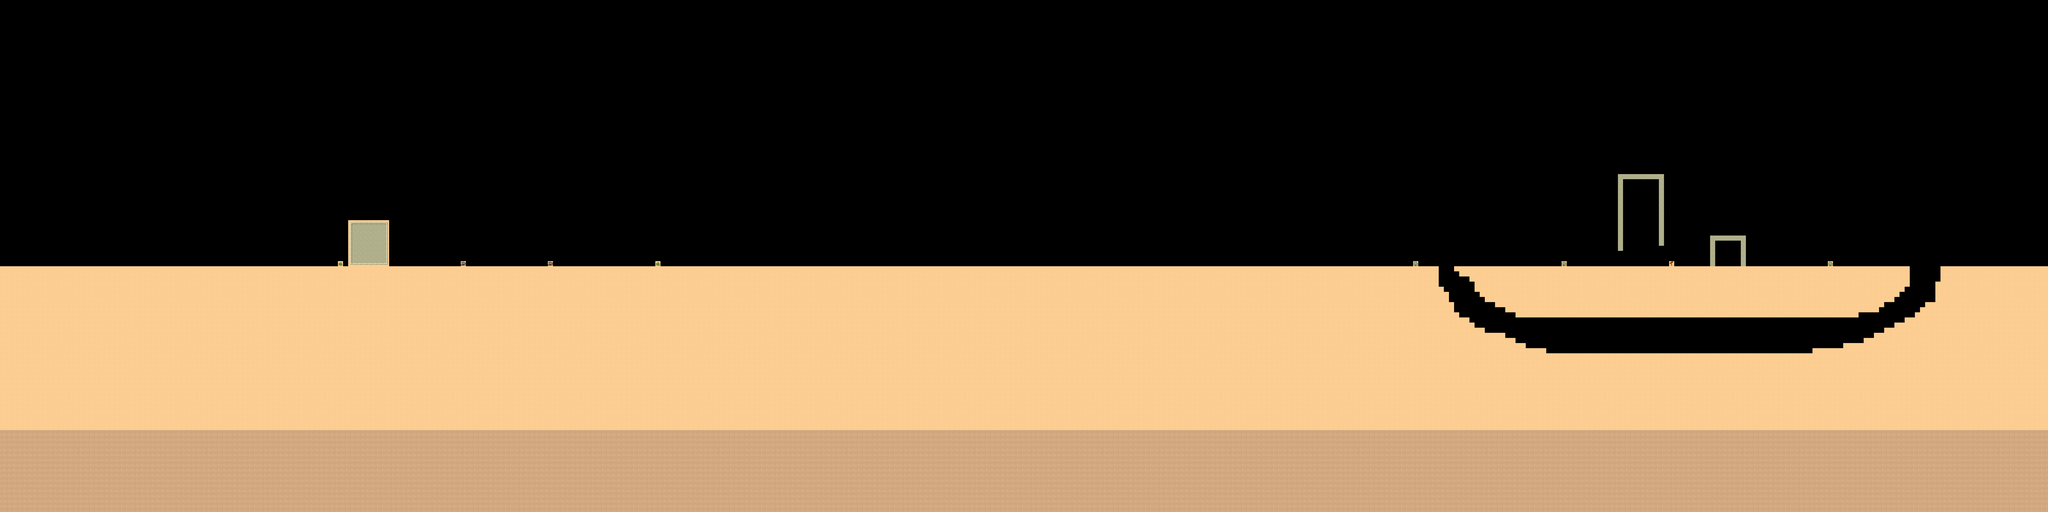

Tiled map render using the project's own tile images. Description and the map definition, with tile-layer contents summarised, below:
An orthogonal 400x100 tile map with 32x32 px tiles, 1 tile layer (Tile Layer 1).

<map version="1.0" orientation="orthogonal" width="400" height="100" tilewidth="32" tileheight="32">
<tileset firstgid="1" name="Desert" tilewidth="32" tileheight="32" spacing="1" margin="1">
 <image source="tmw_desert_spacing.png" width="265" height="199" />
 <terraintypes>
  <terrain name="Desert" tile="29" />
  <terrain name="Brick" tile="9" />
  <terrain name="Cobblestone" tile="33" />
  <terrain name="Dirt" tile="14" />
 </terraintypes>
 <tile id="0" terrain="0,0,0,1" />
 <tile id="1" terrain="0,0,1,1" />
 <tile id="2" terrain="0,0,1,0" />
 <tile id="3" terrain="3,3,3,0" />
 <tile id="4" terrain="3,3,0,3" />
 <tile id="5" terrain="0,0,0,3" />
 <tile id="6" terrain="0,0,3,3" />
 <tile id="7" terrain="0,0,3,0" />
 <tile id="8" terrain="0,1,0,1" />
 <tile id="9" terrain="1,1,1,1" />
 <tile id="10" terrain="1,0,1,0" />
 <tile id="11" terrain="3,0,3,3" />
 <tile id="12" terrain="0,3,3,3" />
 <tile id="13" terrain="0,3,0,3" />
 <tile id="14" terrain="3,3,3,3" />
 <tile id="15" terrain="3,0,3,0" />
 <tile id="16" terrain="0,1,0,0" />
 <tile id="17" terrain="1,1,0,0" />
 <tile id="18" terrain="1,0,0,0" />
 <tile id="19" terrain="1,1,1,0" />
 <tile id="20" terrain="1,1,0,1" />
 <tile id="21" terrain="0,3,0,0" />
 <tile id="22" terrain="3,3,0,0" />
 <tile id="23" terrain="3,0,0,0" />
 <tile id="24" terrain="0,0,0,2" />
 <tile id="25" terrain="0,0,2,2" />
 <tile id="26" terrain="0,0,2,0" />
 <tile id="27" terrain="1,0,1,1" />
 <tile id="28" terrain="0,1,1,1" />
 <tile id="29" terrain="0,0,0,0" />
 <tile id="30" terrain="0,0,0,0" probability="0.5" />
 <tile id="31" terrain="0,0,0,0" probability="0.5" />
 <tile id="32" terrain="0,2,0,2" />
 <tile id="33" terrain="2,2,2,2" />
 <tile id="34" terrain="2,0,2,0" />
 <tile id="35" terrain="2,2,2,0" />
 <tile id="36" terrain="2,2,0,2" />
 <tile id="37" terrain="0,0,0,0" probability="0.5" />
 <tile id="38" terrain="0,0,0,0" probability="0.5" />
 <tile id="39" terrain="0,0,0,0" probability="0.5" />
 <tile id="40" terrain="0,2,0,0" />
 <tile id="41" terrain="2,2,0,0" />
 <tile id="42" terrain="2,0,0,0" />
 <tile id="43" terrain="2,0,2,2" />
 <tile id="44" terrain="0,2,2,2" />
 <tile id="45" terrain="0,0,0,0" probability="0" />
 <tile id="46" terrain="0,0,0,0" probability="0.5" />
 <tile id="47" terrain="0,0,0,0" probability="0.5" />
</tileset>
 <layer name="Tile Layer 1" width="400" height="100">
  <properties>
   <property name="collision" value="true" />
  </properties>
  <data>[40000 cells, 18695 non-empty, 15 distinct tile ids]</data>
 </layer>
</map>
